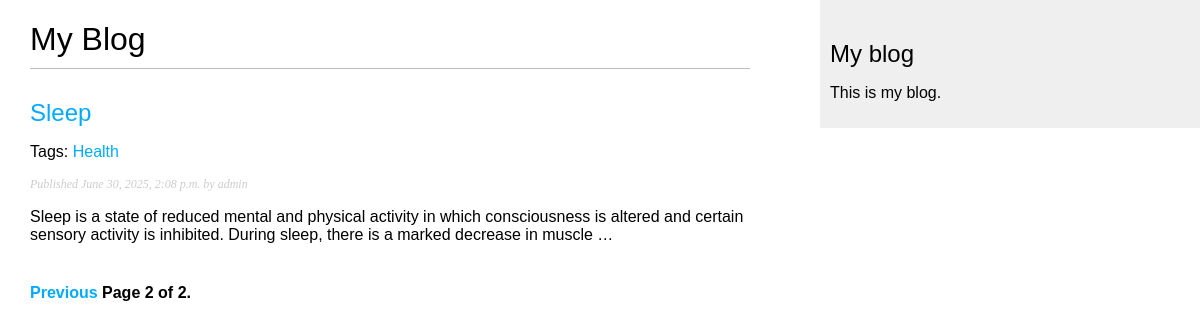
Screenshot of /blog/?page=2 with the database file from the repository.
### apps/blog/models.py (models this page shows, shortened)
class Post(models.Model):
    class Status(models.TextChoices):
        DRAFT = 'DF', 'Draft'
        PUBLISHED = 'PB', 'Published'
    title = models.CharField(max_length=250)
    slug = models.SlugField(max_length=250,
                            unique_for_date='publish')
    author = models.ForeignKey(User,
                               on_delete=models.CASCADE,
                               related_name='blog_posts')
    body = models.TextField()
    publish = models.DateTimeField(default=timezone.now)
    created = models.DateTimeField(auto_now_add=True)
    updated = models.DateTimeField(auto_now=True)
    status = models.CharField(max_length=2,
                              choices=Status.choices,
                              default=Status.DRAFT)
    objects = models.Manager()
    published = PublishedManager()
    tags = TaggableManager()
    class Meta:
        ordering = ['-publish']
        indexes = [
            models.Index(fields=['-publish']),
        ]
    def get_absolute_url(self):
        return reverse('blog:post_detail',
                       args=[self.publish.year,
                             self.publish.month,
                             self.publish.day,
                             self.slug])

### apps/blog/views.py (the view)
def post_list(request, tag_slug=None):
    post_list = Post.published.all()
    tag = None
    if tag_slug:
        tag = get_object_or_404(Tag, slug=tag_slug)
        post_list = post_list.filter(tags__in=[tag])
    paginator = Paginator(post_list, 3)
    page_number = request.GET.get('page', 1)
    try:
        posts = paginator.page(page_number)
    except PageNotAnInteger:
        posts = paginator.page(1)
    except EmptyPage:
        posts = paginator.page(paginator.num_pages)
    return render(request,
                  'blog/post/list.html',
                  {'posts': posts,
                   'tag': tag})

### apps/blog/models.py (called while the page is built)
    def get_queryset(self) -> models.QuerySet:
        return super().get_queryset()\
            .filter(status=Post.Status.PUBLISHED)

### apps/blog/templates/blog/post/list.html (shortened to what this page needs)
{% extends "blog/base.html" %}
{% block content %}
  <h1>My Blog</h1>
  {% for post in posts %}
    <h2>
      <a href="{{ post.get_absolute_url }}">
        {{ post.title }}
      </a>
    </h2>
    <p class="tags">
      Tags:
      {% for tag in post.tags.all %}
        <a href="{% url "blog:post_list_by_tag" tag.slug %}">
          {{ tag.name }}
        </a>
      {% endfor %}
    </p>
    <p class="date">
      Published {{ post.publish }} by {{ post.author }}
    </p>
    {{ post.body|truncatewords:30|linebreaks }}
  {% endfor %}
  {% include "pagination.html" with page=posts %}
{% endblock %}

### apps/blog/static/css/blog.css (style rules this page uses)
body { margin: 0; padding: 0; font-family: helvetica, sans-serif; }
a { color: #00abff; text-decoration: none; }
h1 { font-weight: normal; border-bottom: 1px solid #bbb; padding: 0 0 10px 0; }
h2 { font-weight: normal; margin: 30px 0 0; }
p.date { color: #ccc; font-family: georgia, serif; font-size: 12px; font-style: italic; }

### rows the page displays
Post: title "Sleep", publish "June 30, 2025, 2:08 p.m.", author "admin", body "Sleep is a state of reduced mental and physical activity in which consciousness is altered and certain sensory activity is inhibited. During sleep, there is a marked decrease in muscle …"
Tag: name "Health"

### other values shown
{{ page.number }} "2"
{{ page.paginator.num_pages }} "2"
